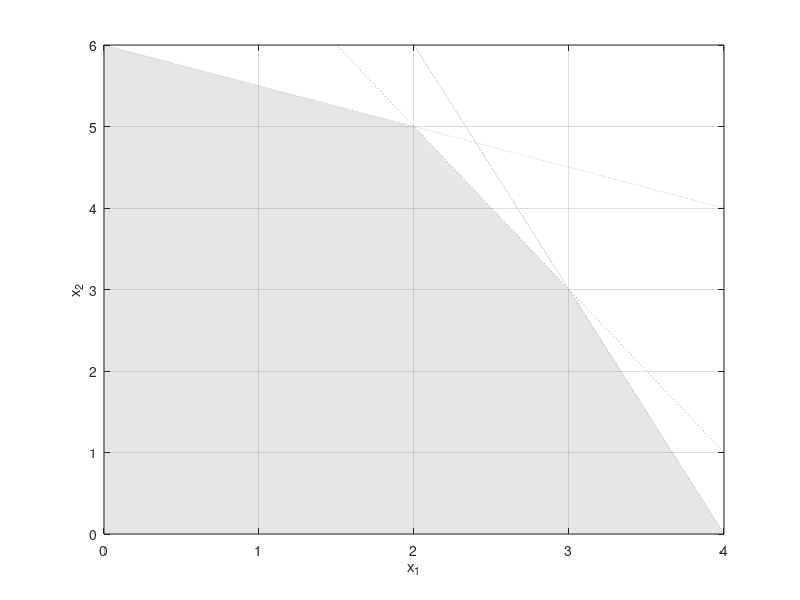
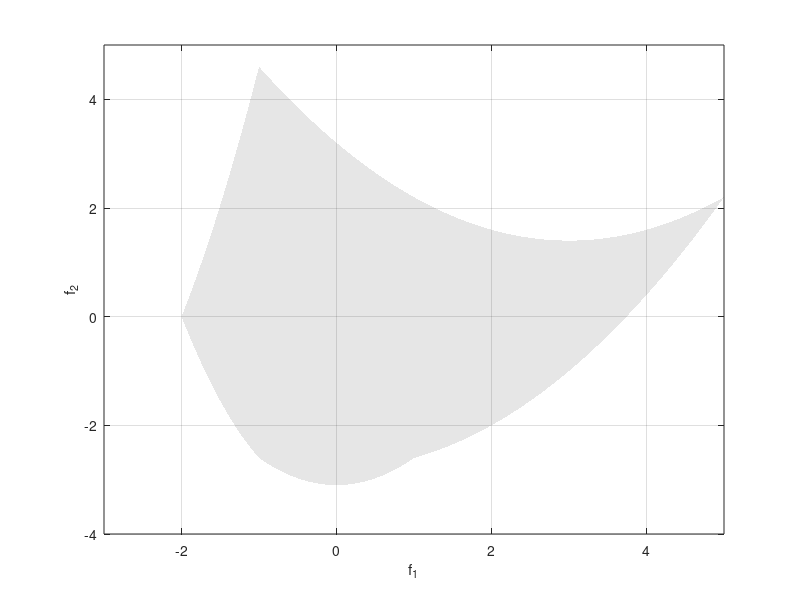

These figures' MATLAB source, in order: (Note: this script raises an error after producing the figures.)

% Running example in [Klamroth, Miettinen, 2008], 
% adopted from [Schandl et al, 2001]

clear all 
close all
clear global
clc

addpath ../Function/
addpath ../Function/Coefficients/
addpath ../Function/Basis



% Problem Data
% ============

P1 = zeros(2);       q1 = [-1; -1];          r1 = 5;
P2 = 2/5 * eye(2);   q2 = 1/5 * [-10; -4];   r2 = 11/5;
A = [3, 1; 2, 1; 1, 2; -1, 0; 0, -1];
b = [-12; -9; -12; 0; 0];



% Feasible set and objective set
% ==============================

x1 = linspace(0,4,1e3)';
x2 = [12-3*x1, 9-2*x1, 6-0.5*x1];
xB = [ linspace(4,0,4e2)' , zeros(4e2,1)                  ;
       zeros(6e2,1)       , linspace(0,6,6e2)'            ;
       linspace(0,2,2e2)' , 6  - 0.5 * linspace(0,2,2e2)' ;
       linspace(2,3,1e2)' , 9  - 2   * linspace(2,3,1e2)' ;
       linspace(3,4,1e2)' , 12 - 3   * linspace(3,4,1e2)' ];
fB = [ 5 + xB*[-1; -1] , 1/5 * (11 + xB*[-10; -4] + (xB.^2)*[1; 1]) ];

figure(1)
area(xB(:,1), xB(:,2), 'FaceColor', [0.9,0.9,0.9], 'Edgecolor', 'none'), hold all
set(gca,'Layer','top')
plot(x1, x2, ':', 'Color', [0.7,0.7,0.7])
axis([0,4,0,6]), grid on
xlabel('x_1'), ylabel('x_2')

figure(2)
area(fB(:,1), fB(:,2), 'FaceColor', [0.9,0.9,0.9], 'Edgecolor', 'none'), hold all
set(gca,'Layer','top')
axis([-3,5,-4,5]), grid on
xlabel('f_1'), ylabel('f_2')



% Computing the trade-off curve by gridding
% =========================================

N = 100;
lam = linspace(0,1,N)';
try 
    load tradeoff_klamroth2008
catch
    x_opt = zeros(N,2);
    f_opt = zeros(N,2);
    g_opt = zeros(N,1);
    nu_opt = zeros(N,5);
    for i = 1:N
        x = sdpvar(2,1);
        constr = set( A*x + b <= 0 ); 
        f1 = 0.5 * x'*P1*x + q1'*x + r1;
        f2 = 0.5 * x'*P2*x + q2'*x + r2;
        goal = lam(i) * f1 + (1-lam(i)) * f2;
        sol = solvesdp(constr, goal, sdpsettings('verbose', 0));
        x_opt(i,:) = double(x)';
        f_opt(i,:) = [double(f1), double(f2)];

        P = lam(i) * P1 + (1-lam(i)) * P2;
        q = lam(i) * q1 + (1-lam(i)) * q2;
        r = lam(i) * r1 + (1-lam(i)) * r2;
        nu = sdpvar(5,1);
        t = sdpvar(1);
        constr = set([2*P, q+A'*nu; q'+nu'*A, t] >= 0) + set(nu >= 0);
        goal = t - r - nu'*b;
        sol = solvesdp(constr, goal, sdpsettings('verbose', 0));
        nu_opt(i,:) = double(nu)';
        g_opt(i) = -double(goal);
    end
    check_duality = max(abs( lam.*f_opt(:,1) + (1-lam).*f_opt(:,2) - g_opt ))
    save tradeoff_klamroth2008 x_opt f_opt nu_opt g_opt
end

figure(1), hold all
plot(x_opt(:,1), x_opt(:,2), 'k')
plot(x_opt(1,1), x_opt(1,2), 'ko')
plot(x_opt(end,1), x_opt(end,2), 'ko')

figure(2), hold all
plot(f_opt(:,1), f_opt(:,2), 'k')
plot(f_opt(1,1), f_opt(1,2), 'ko')
plot(f_opt(end,1), f_opt(end,2), 'ko')

figure(3)
plot(lam, [lam.*f_opt(:,1) + (1-lam).*f_opt(:,2), g_opt], 'k') 
xlabel('\lambda')
ylabel('f_{opt}')

figure(4)
plot(lam, x_opt(:,1), 'k'), hold all
plot(lam, x_opt(:,2), 'k:')
xlabel('\lambda')
ylabel('x_{opt}')



% Parameterized primal solution
% =============================

B1 = BSplineBasis([0 0 1 1], 1);
P = BSpline(B1, {P2; P1});
q = BSpline(B1, {q2; q1});
r = BSpline(B1, {r2; r1});

degree = 1;
Nknots = 5;
B = BSplineBasis([0 * ones(1, degree) linspace(0, 1, Nknots) ones(1, degree)], degree);

Cx = sdpvar(2, B.length);
x = BSpline(B, mat2cell(Cx, 2, ones(B.length,1)));
c = A*x + b;
f = 0.5 * x'*P*x + q'*x + r;
constr = set( c.coeffs.coeffs2tensor <= 0 );
goal = f.integral;
sol = solvesdp(constr, goal)
Cx = double(Cx);
goal_prim = double(goal)

x = BSpline(B, mat2cell(Cx, 2, ones(B.length,1)));
f = 0.5 * x'*P*x + q'*x + r;
f1 = 0.5 * x'*P1*x + q1'*x + r1;
f2 = 0.5 * x'*P2*x + q2'*x + r2;
lam = linspace(0,1,1e3)';
F = f.f(lam);
F1 = f1.f(lam);
F2 = f2.f(lam);
X = cell2mat(x.f(lam));
X1 = X(1:2:end);
X2 = X(2:2:end);

figure(1), hold all
plot(X1, X2, 'b')
% plot(Cx(1,:), Cx(2,:), 'rx')

figure(2), hold all
plot(F1, F2, 'b')
% plot(f1.coeffs.coeffs2tensor, f2.coeffs.coeffs2tensor, 'rx')

figure(3), hold all
plot(lam, F, 'b')

figure(4), hold all
plot(lam, X1, 'b')
plot(lam, X2, 'b:')


% % Reconstruct feasible dual solution (-> bad lower bound // is this ok to do??) 
% Cnu = mat2cell(dual(constr),5*ones(c.basis{1}.length,1),1);
% nu = BSpline(c.basis{1}, Cnu);
% Nu = nu.f({lam}).coeffs;
% g = zeros(size(lam));
% for i = 1:length(lam)
%     P = lam(i) * P1 + (1-lam(i)) * P2;
%     q = lam(i) * q1 + (1-lam(i)) * q2;
%     r = lam(i) * r1 + (1-lam(i)) * r2;
%     nu = Nu{i};
%     g(i) = r + nu' * b - 0.5 * (q+A'*nu)' * (P \ (q+A'*nu));
% end
% figure(3), hold all
% plot(lam, g, 'g')



% Parameterized dual solution
% ===========================

degree = 1;
Nknots = 5;
B = BSplineBasis([0 * ones(1, degree) linspace(0, 1, Nknots) ones(1, degree)], degree);

Cnu = sdpvar(5, B.length);
nu = BSpline(B, mat2cell(Cnu, 5, ones(B.length,1)));
Ct = sdpvar(1, B.length);
t = BSpline(B, Ct);
cLMI = [2*P, A'*nu+q; nu'*A+q', t];
cLMIc = cLMI.coeffs.coeffs2tensor;
constr = set(Cnu >= 0);
for i = 1:B.length
    constr = constr + set( cLMIc(3*(i-1)+1 : 3*i, :) >=0 );
end
g = t - r - nu'*b;
goal = g.integral;
sol = solvesdp(constr, goal)
goal_dual = double(goal)
Cnu = double(Cnu);      nu = BSpline(B, mat2cell(Cnu, 5, ones(B.length,1)));
Ct  = double(Ct);       t  = BSpline(B, Ct);
cLMI = [2*P, A'*nu+q; nu'*A+q', t];
g = t - r - nu'*b;
G = -g.f(lam);

figure(3), hold all
plot(lam, G, 'Color', [0,0.5,0])


% Get outer approximation of Pareto front
w = linspace(-2,2,1e2)';
figure(2), hold all
for i = 1:10:length(lam)
    c = [lam(i), 1-lam(i)];
    nc = [lam(i)-1, lam(i)];
    Fline = G(i)/norm(c)^2 * ones(size(w))*c + w*nc;
    plot(Fline(:,1), Fline(:,2), ':', 'Color', [0.5,0.8,0.5])
    plot(G(i)/norm(c)^2 * ones(size(w))*c(1), G(i)/norm(c)^2 * ones(size(w))*c(2), 'rx')
end


% Reconstruct feasible primal solution 
Bx = cLMI.basis{1};
intBx = Bx.integral;
Cx = zeros(3,Bx.length);
for i = 1:Bx.length-1
   V = dual(constr(i+1));
   V = V ./ intBx(i);
   [v,d] = eig(V);
   [~,im] = max(diag(d));
   Cx(:,i) = v(:,im) * sqrt(d(im,im));
end
i = Bx.length;
V = dual(constr(i+1));
V = V ./ intBx(i);
Cx(:,i) = V(:,end);

x = BSpline(Bx,  mat2cell(2*Cx(1:2,:), 2, ones(1,Bx.length)));
f = 0.5 * x'*P*x + q'*x + r;
f1 = 0.5 * x'*P1*x + q1'*x + r1;
f2 = 0.5 * x'*P2*x + q2'*x + r2;

F = f.f(lam);
F1 = f1.f(lam);
F2 = f2.f(lam);
X = cell2mat(x.f(lam));
X1 = X(1:2:end);
X2 = X(2:2:end);

figure(1), hold all
plot(X1, X2, 'Color', [0,0.5,0])

figure(2), hold all
plot(F1, F2, 'Color', [0,0.5,0])

figure(3), hold all
plot(lam, F, ':', 'Color', [0,0.5,0])

figure(4), hold all
plot(lam, X1, 'Color', [0,0.5,0])
plot(lam, X2, ':', 'Color', [0,0.5,0])
